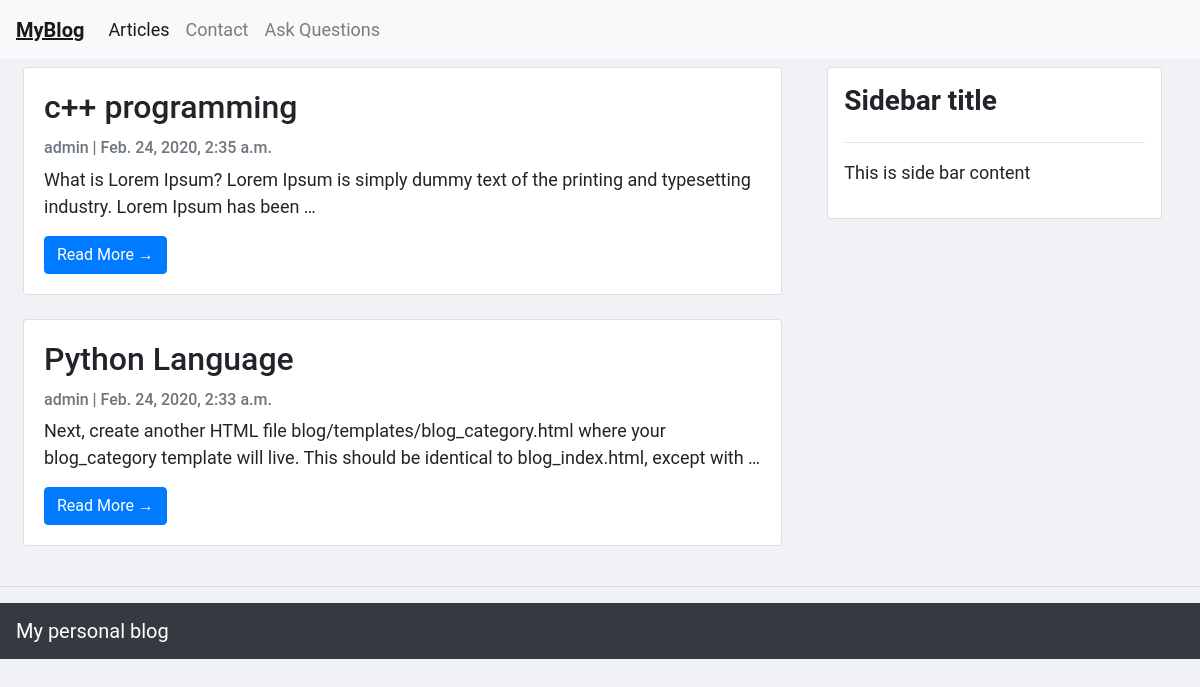
Before: / with the older database file.
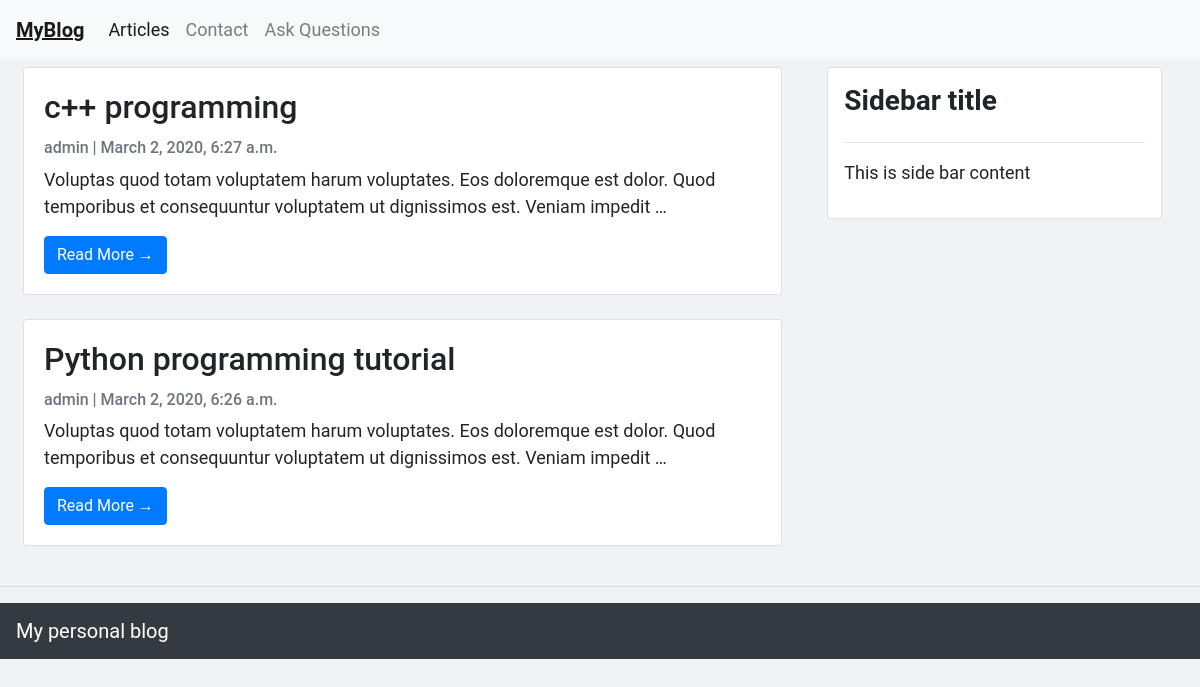
After: the same page with the newer database file.
### article/models.py (models this page shows, shortened)
class Post(models.Model):
    title = models.CharField(max_length=200, unique=True)
    author = models.ForeignKey(User, on_delete= models.CASCADE,related_name='blog_post_author')
    updated_on = models.DateTimeField(auto_now= True)
    content = models.TextField()
    created_on = models.DateTimeField(auto_now_add=True)
    status = models.IntegerField(choices=STATUS, default=0)
    class Meta:
        ordering = ['-created_on']

### article/views.py (the view)
# urls.py: path('', PostList.as_view(), name='article_list'),
class PostList(generic.ListView):
    queryset = Post.objects.filter(status=1).order_by('-created_on')
    template_name = 'article/article_list.html'

### article/templates/article/article_list.html
{% extends "base.html" %}
{% block content %}
    <div class="row m-2">
            <div class="col-md-8 left">
                {% for post in post_list %}
                <div class="card mb-4">
                    <div class="card-body">
                        <h2 class="card-title">{{ post.title }}</h2>
                        <p class="card-text text-muted h6">{{ post.author }} | {{ post.created_on}} </p>
                        <p class="card-text">{{post.content|truncatewords:20 }}</p>
                        <a href="/detail/{{post.pk}}" class="btn btn-primary">Read More &rarr;</a>
                    </div>
                </div>
                {% endfor %}
            </div>
            <div class="col-4">
                {% include 'article/sidebar.html' %}
            </div>
    </div>
{%endblock%}

### templates/base.html (shortened to what this page needs)
<!DOCTYPE html>
<html lang="en">
<head>
    <link rel="stylesheet" href="https://stackpath.bootstrapcdn.com/bootstrap/4.4.1/css/bootstrap.min.css">
</head>
<body>
{% include 'navbar.html' %}
{% block content %}{% endblock content %}
{% include 'footer.html' %}
</body>
</html>

### templates/navbar.html (shortened to what this page needs)
<nav class="navbar navbar-expand-lg navbar-light bg-light">
    <a class="navbar-brand" href="/"> <b><u>MyBlog</u></b></a>
    <div class="collapse navbar-collapse" id="navbarSupportedContent">
      <ul class="navbar-nav mr-auto">
        <li class="nav-item active">
          <a class="nav-link" href="/">Articles <span class="sr-only">(current)</span></a>
        </li>
        <li class="nav-item">
          <a class="nav-link" href="/contact/">Contact</a>
        </li>
        <li class="nav-item">
          <a class="nav-link" href="/ask-question/">Ask Questions</a>
        </li>
      </ul>
    </div>
  </nav>

### article/templates/article/sidebar.html
<div class="container">
   <div class="card p-3">
    <h3><b>Sidebar title</b></h3>
    <hr>
    <p> This is side bar content</p>
</div>
</div>

### templates/footer.html
<hr>
<nav class="navbar bg-dark">
    <a class="navbar-brand text-white" href="/">
        My personal blog
    </a>
</nav>

### templates/base.html (style rules this page uses)
body { font-family: "Roboto", sans-serif; font-size: 18px; background-color: #f1f2f6; }

Changed rows visible on the page:
changed Post "c++ programming": created_on "Feb. 24, 2020, 2:35 a.m." → "March 2, 2020, 6:27 a.m."; content "What is Lorem Ipsum? Lorem Ipsum is simply dummy text of the printing and typesetting industry. Lorem Ipsum has been …" → "Voluptas quod totam voluptatem harum voluptates. Eos doloremque est dolor. Quod temporibus et consequuntur voluptatem ut dignissimos est. Veniam impedit …"
changed Post: title "Python Language" → "Python programming tutorial"; created_on "Feb. 24, 2020, 2:33 a.m." → "March 2, 2020, 6:26 a.m."; content "Next, create another HTML file blog/templates/blog_category.html where your blog_category template will live. This should be identical to blog_index.html, except with …" → "Voluptas quod totam voluptatem harum voluptates. Eos doloremque est dolor. Quod temporibus et consequuntur voluptatem ut dignissimos est. Veniam impedit …"
